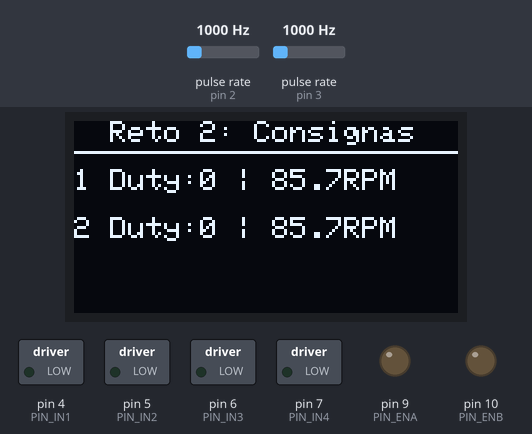
Simulated run of this sketch. Board: Arduino Uno, built with avr-gcc and run on an emulated ATmega328P. On the bench: 128×64 one-colour display, switched loads named in the sketch (green lamp = pin HIGH), output pins drawn as LEDs (lit = HIGH). Wiring (inferred from the names in the program): 2 × pulse sensor: data pin 2 / data pin 3. Inputs (shaded band) come from the test bench; at power-on: pulse rate (sensors on pin 2, pin 3) 1000 Hz. What the sketch prints to the serial monitor is not drawn.

Above: at 2.3 s.
2.4 s: pulse rate (sensor on pin 2) set to 100 Hz
At 3.3 s:
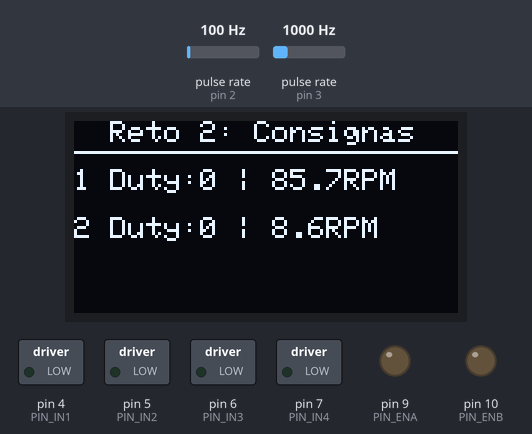
4.0 s: pulse rate (sensor on pin 3) set to 100 Hz
At 4.9 s:
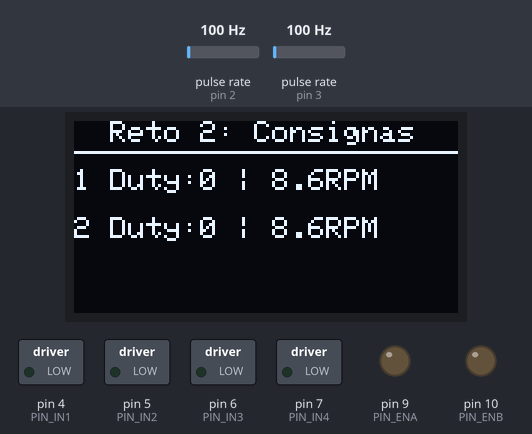
5.8 s: pulse rate (sensor on pin 2) set to 1250 Hz
At 6.03 s:
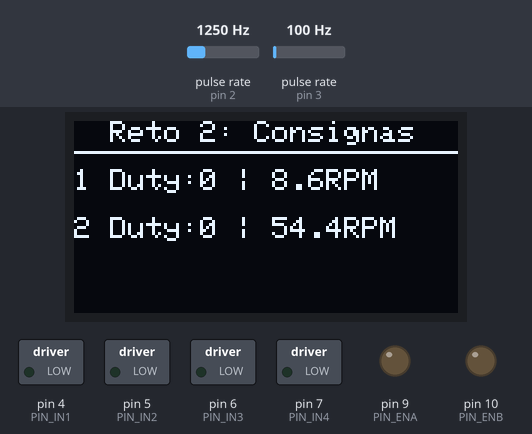
7.4 s: pulse rate (sensor on pin 3) set to 1250 Hz
At 7.63 s:
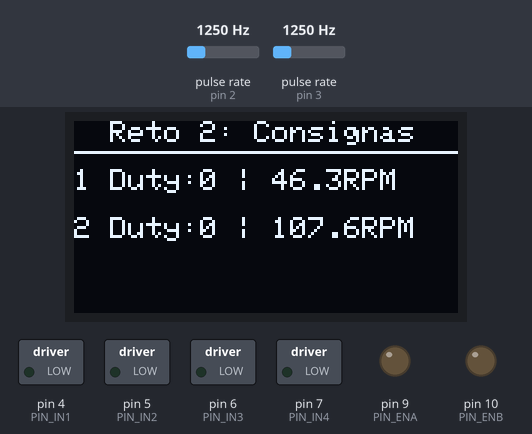
Timing chart, 0 to 10.4 s (numbered marks = the images above; inputs shaded):
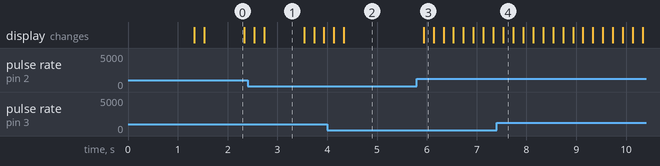

Measured:
- after the input at 5.8 s, the display: changes after 0.13 s (image 3)
- what the display in image 0 shows lasts 0.8 s, from 1.5 s to 2.3 s

The sketch:

lab-08-reto-2.ino
```cpp
/*
 * lab-08-reto2-consigna-terminal.ino
 * Sesión 8 — Reto 2: La consigna por el terminal (Lazo Abierto + Telemetría a demanda)
 *
 * Conexión del Módulo L298N:
 *   - ENA  -> Pin D9  (PWM Motor 1) [¡Retirar Jumper ENA!]
 *   - ENB  -> Pin D10 (PWM Motor 2)
 *   - IN1  -> Pin D4  | IN2 -> Pin D5 (Motor 1 - Izquierdo)
 *   - IN3  -> Pin D6  | IN4 -> Pin D7 (Motor 2 - Derecho)
 *
 * Conexión Encoders (VCC 5V Arduino, GND común):
 *   - Encoder 1: Canal A -> Pin D2 (INT0)
 *   - Encoder 2: Canal A -> Pin D3 (INT1)
 *
 * Conexión Pantalla OLED SSD1306 (I2C):
 *   - VCC -> 5V, GND -> GND, SDA -> A4, SCL -> A5
 */

#include <Wire.h>
#include <Adafruit_GFX.h>
#include <Adafruit_SSD1306.h>

#define ANCHO_PANTALLA 128
#define ALTO_PANTALLA  64
#define DIRECCION_OLED 0x3C

Adafruit_SSD1306 display(ANCHO_PANTALLA, ALTO_PANTALLA, &Wire, -1);

// --- ASIGNACIÓN DE PINES ---
const uint8_t PIN_ENA  = 9;
const uint8_t PIN_ENB  = 10;
const uint8_t PIN_IN1  = 4;
const uint8_t PIN_IN2  = 5;
const uint8_t PIN_IN3  = 6;
const uint8_t PIN_IN4  = 7;

const uint8_t PIN_ENC_A1 = 2;  // INT0
const uint8_t PIN_ENC_A2 = 3;  // INT1

// --- PARÁMETROS DE MEDICIÓN ---
const float PULSOS_POR_REV = 700.0;
const unsigned long INTERVALO_MS = 200; // Muestreo no bloqueante de velocidad

// --- VARIABLES GLOBALES DE CONSIGNAS INDEPENDIENTES ---
uint8_t dutyMotor1 = 0;
uint8_t dutyMotor2 = 0;

// --- VARIABLES GLOBALES ISR ---
volatile long pulsosMotor1 = 0;
volatile long pulsosMotor2 = 0;

void ISR_motor1() { pulsosMotor1++; }
void ISR_motor2() { pulsosMotor2++; }

// Variables de tiempo y telemetría
unsigned long tiempoAnterior = 0;
float rpmM1_medida = 0.0;
float rpmM2_medida = 0.0;
bool oledDisponible = false;

void setup() {
  Serial.begin(115200); // 115200 baudios requeridos[cite: 8]

  pinMode(PIN_ENA, OUTPUT);
  pinMode(PIN_ENB, OUTPUT);
  pinMode(PIN_IN1, OUTPUT);
  pinMode(PIN_IN2, OUTPUT);
  pinMode(PIN_IN3, OUTPUT);
  pinMode(PIN_IN4, OUTPUT);

  pinMode(PIN_ENC_A1, INPUT_PULLUP);
  pinMode(PIN_ENC_A2, INPUT_PULLUP);

  attachInterrupt(digitalPinToInterrupt(PIN_ENC_A1), ISR_motor1, RISING);
  attachInterrupt(digitalPinToInterrupt(PIN_ENC_A2), ISR_motor2, RISING);

  // Inicialmente ambos motores detenidos
  analogWrite(PIN_ENA, 0);
  analogWrite(PIN_ENB, 0);

  if (!display.begin(SSD1306_SWITCHCAPVCC, DIRECCION_OLED)) {
    oledDisponible = false;
  } else {
    oledDisponible = true;
    display.clearDisplay();
    display.setTextColor(SSD1306_WHITE);
    display.setTextSize(1);
    display.setCursor(0, 0);
    display.println(F("Sesion 8 - Reto 2"));
    display.println(F("Consignas Terminal"));
    display.display();
    delay(1000);
  }

  Serial.println(F("=================================================="));
  Serial.println(F("   Reto 2: Consigna Independiente y Lectura      "));
  Serial.println(F("=================================================="));
  Serial.println(F("FORMATO DE COMANDOS DE CONSIGNA:"));
  Serial.println(F("  '1 f 150' -> M1: Avance, Duty 150"));
  Serial.println(F("  '1 r 120' -> M1: Reversa, Duty 120"));
  Serial.println(F("  '1 s'     -> M1: Detenido"));
  Serial.println(F("  '2 f 200' -> M2: Avance, Duty 200"));
  Serial.println(F("  '2 r 90'  -> M2: Reversa, Duty 90"));
  Serial.println(F("  '2 s'     -> M2: Detenido"));
  Serial.println(F("COMANDO DE LECTURA (Telemetria a demanda):"));
  Serial.println(F("  'p'       -> Imprimir velocidades medidas reales"));
  Serial.println(F("--------------------------------------------------"));

  tiempoAnterior = millis();
}

void loop() {
  // 1. RECEPCIÓN DE CONSIGNAS Y LECTURA A DEMANDA (ROBUSTO Y DIRECTO)
  if (Serial.available() > 0) {
    String comando = Serial.readStringUntil('\n');
    comando.trim(); // Eliminar espacios iniciales, finales, \r y \n

    if (comando.length() > 0) {
      char selector = comando.charAt(0);

      // Comando de Lectura: 'p' o 'P'
      if (selector == 'p' || selector == 'P') {
        reportarLecturaConsola();
      }
      // Consigna Motor 1: '1'
      else if (selector == '1') {
        // Buscar la letra de dirección ('f', 'r' o 's') omitiendo espacios
        int posLetra = -1;
        for (int i = 1; i < comando.length(); i++) {
          char c = comando.charAt(i);
          if (c == 'f' || c == 'F' || c == 'r' || c == 'R' || c == 's' || c == 'S') {
            posLetra = i;
            break;
          }
        }

        if (posLetra != -1) {
          char dir = comando.charAt(posLetra);
          String numStr = comando.substring(posLetra + 1);
          numStr.trim();
          uint8_t duty = (uint8_t)numStr.toInt();

          if (dir == 'f' || dir == 'F') {
            dutyMotor1 = duty;
            digitalWrite(PIN_IN1, HIGH);
            digitalWrite(PIN_IN2, LOW);
            analogWrite(PIN_ENA, dutyMotor1);
            Serial.print(F(">>> CONSIGNA M1 -> AVANCE (CW) | Duty: "));
            Serial.println(dutyMotor1);
          } else if (dir == 'r' || dir == 'R') {
            dutyMotor1 = duty;
            digitalWrite(PIN_IN1, LOW);
            digitalWrite(PIN_IN2, HIGH);
            analogWrite(PIN_ENA, dutyMotor1);
            Serial.print(F(">>> CONSIGNA M1 -> REVERSA (CCW) | Duty: "));
            Serial.println(dutyMotor1);
          } else if (dir == 's' || dir == 'S') {
            dutyMotor1 = 0;
            analogWrite(PIN_ENA, 0);
            Serial.println(F(">>> CONSIGNA M1 -> DETENIDO"));
          }
        }
      }
      // Consigna Motor 2: '2'
      else if (selector == '2') {
        int posLetra = -1;
        for (int i = 1; i < comando.length(); i++) {
          char c = comando.charAt(i);
          if (c == 'f' || c == 'F' || c == 'r' || c == 'R' || c == 's' || c == 'S') {
            posLetra = i;
            break;
          }
        }

        if (posLetra != -1) {
          char dir = comando.charAt(posLetra);
          String numStr = comando.substring(posLetra + 1);
          numStr.trim();
          uint8_t duty = (uint8_t)numStr.toInt();

          if (dir == 'f' || dir == 'F') {
            dutyMotor2 = duty;
            digitalWrite(PIN_IN3, HIGH);
            digitalWrite(PIN_IN4, LOW);
            analogWrite(PIN_ENB, dutyMotor2);
            Serial.print(F(">>> CONSIGNA M2 -> AVANCE (CW) | Duty: "));
            Serial.println(dutyMotor2);
          } else if (dir == 'r' || dir == 'R') {
            dutyMotor2 = duty;
            digitalWrite(PIN_IN3, LOW);
            digitalWrite(PIN_IN4, HIGH);
            analogWrite(PIN_ENB, dutyMotor2);
            Serial.print(F(">>> CONSIGNA M2 -> REVERSA (CCW) | Duty: "));
            Serial.println(dutyMotor2);
          } else if (dir == 's' || dir == 'S') {
            dutyMotor2 = 0;
            analogWrite(PIN_ENB, 0);
            Serial.println(F(">>> CONSIGNA M2 -> DETENIDO"));
          }
        }
      }
    }
  }

  // 2. MUESTREO Y RENDERIZADO EN PANTALLA OLED
  unsigned long tiempoActual = millis();
  unsigned long dt = tiempoActual - tiempoAnterior;

  if (dt >= INTERVALO_MS) {
    tiempoAnterior = tiempoActual;

    noInterrupts();
    long rawPulsosM1 = pulsosMotor1;
    long rawPulsosM2 = pulsosMotor2;
    pulsosMotor1 = 0;
    pulsosMotor2 = 0;
    interrupts();

    rpmM1_medida = (rawPulsosM1 / PULSOS_POR_REV) * (60000.0 / (float)dt);
    rpmM2_medida = (rawPulsosM2 / PULSOS_POR_REV) * (60000.0 / (float)dt);

    if (oledDisponible) {
      display.clearDisplay();
      display.setTextSize(1);
      display.setCursor(0, 0);
      display.println(F("  Reto 2: Consignas  "));
      display.drawFastHLine(0, 10, 128, SSD1306_WHITE);

      display.setCursor(0, 16);
      display.print(F("1 Duty:"));
      display.print(dutyMotor1);
      display.print(F(" | "));
      display.print(rpmM2_medida, 1);
      display.print(F("RPM"));

      display.setCursor(0, 32);
      display.print(F("2 Duty:"));
      display.print(dutyMotor2);
      display.print(F(" | "));
      display.print(rpmM1_medida, 1);
      display.print(F("RPM"));

      display.setCursor(0, 48);
      //display.println(F("Enviar 'p' para leer"));

      display.display();
    }
  }
}

// Función auxiliar para emitir la lectura medida a demanda por el Monitor Serie[cite: 15]
void reportarLecturaConsola() {
  String sentidoM1 = (digitalRead(PIN_IN1) && !digitalRead(PIN_IN2)) ? "FWD" : ((!digitalRead(PIN_IN1) && digitalRead(PIN_IN2)) ? "REV" : "STOP");
  String sentidoM2 = (digitalRead(PIN_IN3) && !digitalRead(PIN_IN4)) ? "FWD" : ((!digitalRead(PIN_IN3) && digitalRead(PIN_IN4)) ? "REV" : "STOP");

  Serial.println(F("\n--- REPORTE DE VELOCIDAD MEDIDA ---"));
  Serial.print(F("Motor 1 (Izquierdo) -> Consigna PWM: "));
  Serial.print(dutyMotor1);
  Serial.print(F(" | Sentido: "));
  Serial.print(sentidoM1);
  Serial.print(F(" | Velocidad Medida: "));
  Serial.print(rpmM1_medida, 1);
  Serial.println(F(" RPM"));

  Serial.print(F("Motor 2 (Derecho)   -> Consigna PWM: "));
  Serial.print(dutyMotor2);
  Serial.print(F(" | Sentido: "));
  Serial.print(sentidoM2);
  Serial.print(F(" | Velocidad Medida: "));
  Serial.print(rpmM2_medida, 1);
  Serial.println(F(" RPM"));
  Serial.println(F("-----------------------------------\n"));
}
```
